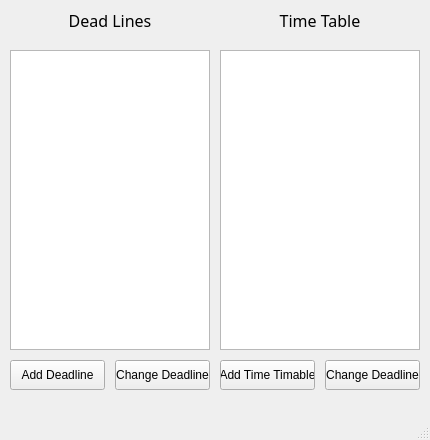
<?xml version="1.0" encoding="UTF-8"?>
<ui version="4.0">
 <class>MainWindow</class>
 <widget class="QMainWindow" name="MainWindow">
  <property name="geometry">
   <rect>
    <x>0</x>
    <y>0</y>
    <width>430</width>
    <height>440</height>
   </rect>
  </property>
  <property name="windowTitle">
   <string>MainWindow</string>
  </property>
  <widget class="QWidget" name="centralwidget">
   <widget class="QTableWidget" name="tableWidget_2">
    <property name="geometry">
     <rect>
      <x>220</x>
      <y>50</y>
      <width>200</width>
      <height>300</height>
     </rect>
    </property>
   </widget>
   <widget class="QTableWidget" name="tableWidget">
    <property name="geometry">
     <rect>
      <x>10</x>
      <y>50</y>
      <width>200</width>
      <height>300</height>
     </rect>
    </property>
    <attribute name="verticalHeaderMinimumSectionSize">
     <number>23</number>
    </attribute>
   </widget>
   <widget class="QLabel" name="label_2">
    <property name="geometry">
     <rect>
      <x>220</x>
      <y>0</y>
      <width>200</width>
      <height>40</height>
     </rect>
    </property>
    <property name="font">
     <font>
      <family>MV Boli</family>
      <pointsize>12</pointsize>
      <weight>50</weight>
      <bold>false</bold>
     </font>
    </property>
    <property name="text">
     <string>Time Table</string>
    </property>
    <property name="alignment">
     <set>Qt::AlignCenter</set>
    </property>
   </widget>
   <widget class="QLabel" name="label_3">
    <property name="geometry">
     <rect>
      <x>10</x>
      <y>0</y>
      <width>200</width>
      <height>40</height>
     </rect>
    </property>
    <property name="font">
     <font>
      <family>MV Boli</family>
      <pointsize>12</pointsize>
     </font>
    </property>
    <property name="text">
     <string>Dead Lines</string>
    </property>
    <property name="alignment">
     <set>Qt::AlignCenter</set>
    </property>
   </widget>
   <widget class="QPushButton" name="pushButton">
    <property name="geometry">
     <rect>
      <x>115</x>
      <y>360</y>
      <width>95</width>
      <height>30</height>
     </rect>
    </property>
    <property name="text">
     <string>Change Deadline</string>
    </property>
   </widget>
   <widget class="QPushButton" name="pushButton_3">
    <property name="geometry">
     <rect>
      <x>10</x>
      <y>360</y>
      <width>95</width>
      <height>30</height>
     </rect>
    </property>
    <property name="text">
     <string>Add Deadline</string>
    </property>
   </widget>
   <widget class="QPushButton" name="pushButton_4">
    <property name="geometry">
     <rect>
      <x>220</x>
      <y>360</y>
      <width>95</width>
      <height>30</height>
     </rect>
    </property>
    <property name="text">
     <string>Add Time Timable</string>
    </property>
   </widget>
   <widget class="QPushButton" name="pushButton_5">
    <property name="geometry">
     <rect>
      <x>325</x>
      <y>360</y>
      <width>95</width>
      <height>30</height>
     </rect>
    </property>
    <property name="text">
     <string>Change Deadline</string>
    </property>
   </widget>
  </widget>
  <widget class="QStatusBar" name="statusbar"/>
  <widget class="QMenuBar" name="menubar">
   <property name="geometry">
    <rect>
     <x>0</x>
     <y>0</y>
     <width>430</width>
     <height>21</height>
    </rect>
   </property>
  </widget>
 </widget>
 <resources/>
 <connections/>
</ui>
